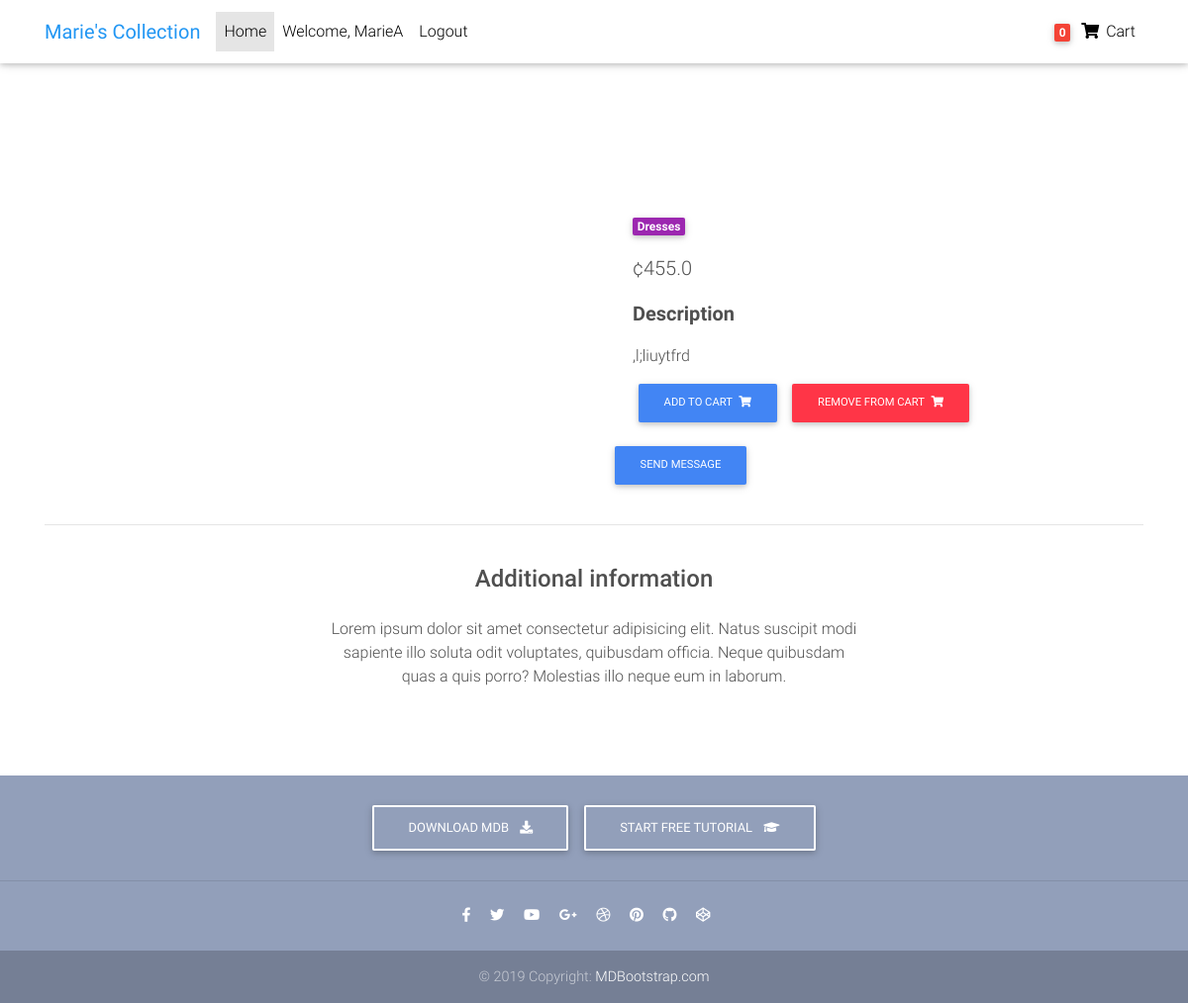
Page /product/bhj/ (signed in) on the committed database.
### shop/models.py (models this page shows, shortened)
class Order(models.Model):
    user = models.ForeignKey(settings.AUTH_USER_MODEL,
                            on_delete=models.CASCADE)
    items = models.ManyToManyField(OrderItem)
    start_date = models.DateTimeField(auto_now_add=True)
    ordered_date =  models.DateTimeField()
    ordered = models.BooleanField(default=False)

class Item(models.Model):
    title = models.CharField(max_length=100)
    price = models.FloatField()
    item_photo = models.ImageField(upload_to='item_photos', null=True, blank=True)
    discount_price = models.FloatField(blank=True, null=True)
    category = models.CharField(choices=CATEGORY_CHOICES, max_length=1)
    label = models.CharField(choices=LABEL_CHOICES, max_length=1)
    slug = models.SlugField()
    description = models.TextField()
    @property
    def imageURL(self):
        try:
            url = self.item_photo.url
        except:
            url = ''
        return url
    def get_add_to_cart_url(self):
        return reverse("shop:add-to-cart", kwargs={
            'slug': self.slug
        })
    def get_remove_from_cart_url(self):
        return reverse("shop:remove-from-cart", kwargs={
            'slug': self.slug
        })

### shop/views.py (the view)
# urls.py: path('product/<slug>/', ItemDetailView.as_view(), name='product'),
class ItemDetailView(DetailView):
    model = Item
    template_name = "product-page.html"

### shop/templatetags/cart_template_tags.py (called while the page is built)
@register.filter(is_safe=True)
def cart_item_count(user):
    if user.is_authenticated:
        qs = Order.objects.filter(user=user, ordered=False)
        if qs.exists():
            return qs[0].items.count()
    return 0

### templates/product-page.html (shortened to what this page needs)
{% load static %}
{% load cart_template_tags %}
<!DOCTYPE html>
<html lang="en">
<head>
  <link rel="stylesheet" href="https://cdnjs.cloudflare.com/ajax/libs/font-awesome/4.7.0/css/font-awesome.min.css">
  <link rel="stylesheet" href="https://use.fontawesome.com/releases/v5.11.2/css/all.css">
  <link href="{% static 'css/bootstrap.min.css' %}" rel='stylesheet'>
  <link href="{% static 'css/mdb.min.css' %}" rel='stylesheet'>
  <link href="{% static 'css/style.min.css' %}" rel="stylesheet">
</head>
<body>
  <nav class="navbar fixed-top navbar-expand-lg navbar-light white scrolling-navbar">
    <div class="container">
      <a class="navbar-brand waves-effect" href="{% url 'shop:homepage' %}">
        <strong class="blue-text">Marie's Collection</strong>
      </a>
      <div class="collapse navbar-collapse" id="navbarSupportedContent">
        <ul class="navbar-nav mr-auto">
          <li class="nav-item active">
            <a class="nav-link waves-effect" href="/">Home
            </a>
          </li>
          {% if request.user.is_authenticated %}
          <li class="nav-item">
            <a class="nav-link waves-effect" href="/">
                Welcome, {{ request.user }}
            </a>
          </li>
          <li class="nav-item">
            <a class="nav-link waves-effect" href="{% url 'shop:logout' %}">Logout</a>
          </li>
          {% endif %}
        </ul>
        <ul class="navbar-nav nav-flex-icons">
          <li class="nav-item">
            <a href="{% url 'shop:order-summary' %}" class="nav-link waves-effect">
              <span class="badge red z-depth-1 mr-1">{{ request.user|cart_item_count }}</span>
              <i class="fas fa-shopping-cart"></i>
              <span class="clearfix d-none d-sm-inline-block"> Cart </span>
            </a>
          </li>
        </ul>
      </div>
    </div>
  </nav>
    <div class="mt-5 pt-4">
    </div>
  <main class="mt-5 pt-4">
    <div class="container dark-grey-text mt-5">
      <div class="row wow fadeIn">
        <div class="col-md-6 mb-4">
        </div>
        <div class="col-md-6 mb-4">
          <div class="p-4">
            <div class="mb-3">
              <a href="">
                <span class="badge purple mr-1">{{ object.get_category_display }}</span>
              </a>
            </div>
            <p class="lead">
              {% if object.discount_price %}
              <span class="mr-1">
                <del>¢{{ object.price }}</del>
              </span>
              <span>{{ object.discount_price }} </span>
              {% else %}
              <span>¢{{ object.price }} </span>
              {% endif %}
            </p>
            <p class="lead font-weight-bold">Description</p>
            <p>{{ object.description }}</p>
            {% if request.user.is_authenticated %}
            <a href="{{ object.get_add_to_cart_url }}" class="btn btn-primary btn-md my-0 p" >Add to cart
              <i class="fas fa-shopping-cart ml-1"></i>
            </a>
            <a href="{{ object.get_remove_from_cart_url }}" class="btn btn-danger btn-md my-0 p" >Remove from cart
              <i class="fas fa-shopping-cart ml-1"></i>
            </a>
            {% endif %}
          </div>
          <a href="https://api.whatsapp.com/send?phone=+233249491723" class="btn btn-primary btn-md my-0 p">Send Message</a>
        </div>
      </div>
      <hr>
      <div class="row d-flex justify-content-center wow fadeIn">
        <div class="col-md-6 text-center">
          <h4 class="my-4 h4">Additional information</h4>
          <p>Lorem ipsum dolor sit amet consectetur adipisicing elit. Natus suscipit modi sapiente illo soluta odit
            voluptates,
            quibusdam officia. Neque quibusdam quas a quis porro? Molestias illo neque eum in laborum.</p>
        </div>
      </div>
      <div class="row wow fadeIn">
        <div class="col-lg-4 col-md-12 mb-4">
        </div>
        <div class="col-lg-4 col-md-6 mb-4">
        </div>
        <div class="col-lg-4 col-md-6 mb-4">
        </div>
      </div>
    </div>
  </main>
  <footer class="page-footer text-center font-small mt-4 wow fadeIn">
    <div class="pt-4">
      <a class="btn btn-outline-white" href="https://mdbootstrap.com/docs/jquery/getting-started/download/" target="_blank"
        role="button">Download MDB
        <i class="fas fa-download ml-2"></i>
      </a>
      <a class="btn btn-outline-white" href="https://mdbootstrap.com/education/bootstrap/" target="_blank" role="button">Start
        free tutorial
        <i class="fas fa-graduation-cap ml-2"></i>
      </a>
    </div>
    <hr class="my-4">
    <div class="pb-4">
      <a href="https://www.facebook.com/mdbootstrap" target="_blank">
        <i class="fab fa-facebook-f mr-3"></i>
      </a>
      <a href="https://twitter.com/MDBootstrap" target="_blank">
        <i class="fab fa-twitter mr-3"></i>
      </a>
      <a href="https://www.youtube.com/watch?v=7MUISDJ5ZZ4" target="_blank">
        <i class="fab fa-youtube mr-3"></i>
      </a>
      <a href="https://plus.google.com/u/0/b/107863090883699620484" target="_blank">
        <i class="fab fa-google-plus-g mr-3"></i>
      </a>
      <a href="https://dribbble.com/mdbootstrap" target="_blank">
        <i class="fab fa-dribbble mr-3"></i>
      </a>
      <a href="https://pinterest.com/mdbootstrap" target="_blank">
        <i class="fab fa-pinterest mr-3"></i>
      </a>
      <a href="https://github.com/mdbootstrap/bootstrap-material-design" target="_blank">
        <i class="fab fa-github mr-3"></i>
      </a>
      <a href="http://codepen.io/mdbootstrap/" target="_blank">
        <i class="fab fa-codepen mr-3"></i>
      </a>
    </div>
    <div class="footer-copyright py-3">
      © 2019 Copyright:
      <a href="https://mdbootstrap.com/education/bootstrap/" target="_blank"> MDBootstrap.com </a>
    </div>
  </footer>
</body>
</html>

### templates/product-page.html (style rules this page uses)
html, body, header, .carousel { height: 60vh; }

### rows in the picture
Item: category "Dresses", price "455.0", description ",l;liuytfrd"

### other values in the picture
{{ request.user }} "MarieA"
{{ request.user|cart_item_count }} "0"
